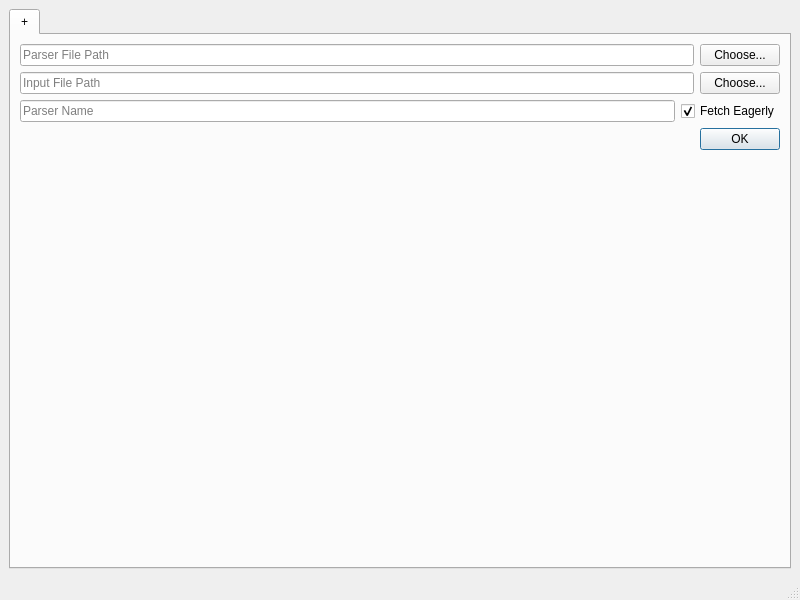
<?xml version="1.0" encoding="UTF-8"?>
<ui version="4.0">
 <class>MainWindow</class>
 <widget class="QMainWindow" name="MainWindow">
  <property name="geometry">
   <rect>
    <x>0</x>
    <y>0</y>
    <width>800</width>
    <height>600</height>
   </rect>
  </property>
  <property name="windowTitle">
   <string>MainWindow</string>
  </property>
  <widget class="QWidget" name="centralwidget">
   <layout class="QHBoxLayout" name="horizontalLayout">
    <item>
     <widget class="QTabWidget" name="tabWidget">
      <property name="enabled">
       <bool>true</bool>
      </property>
      <property name="tabPosition">
       <enum>QTabWidget::North</enum>
      </property>
      <property name="currentIndex">
       <number>0</number>
      </property>
      <widget class="QWidget" name="tab">
       <attribute name="title">
        <string notr="true">+</string>
       </attribute>
       <layout class="QVBoxLayout" name="verticalLayout">
        <item>
         <layout class="QHBoxLayout" name="parserFileLayout">
          <item>
           <widget class="QLineEdit" name="parserFileEdit">
            <property name="placeholderText">
             <string>Parser File Path</string>
            </property>
           </widget>
          </item>
          <item>
           <widget class="QPushButton" name="parserFileButton">
            <property name="text">
             <string>Choose...</string>
            </property>
           </widget>
          </item>
         </layout>
        </item>
        <item>
         <layout class="QHBoxLayout" name="inputFileLayout">
          <item>
           <widget class="QLineEdit" name="inputFileEdit">
            <property name="placeholderText">
             <string>Input File Path</string>
            </property>
           </widget>
          </item>
          <item>
           <widget class="QPushButton" name="intputFileButton">
            <property name="text">
             <string>Choose...</string>
            </property>
           </widget>
          </item>
         </layout>
        </item>
        <item>
         <layout class="QHBoxLayout" name="horizontalLayout_2">
          <item>
           <widget class="QLineEdit" name="parserNameEdit">
            <property name="placeholderText">
             <string>Parser Name</string>
            </property>
           </widget>
          </item>
          <item>
           <widget class="QCheckBox" name="fetchEager">
            <property name="text">
             <string>Fetch Eagerly</string>
            </property>
            <property name="checked">
             <bool>true</bool>
            </property>
            <property name="tristate">
             <bool>false</bool>
            </property>
           </widget>
          </item>
         </layout>
        </item>
        <item>
         <widget class="QDialogButtonBox" name="createTabBox">
          <property name="standardButtons">
           <set>QDialogButtonBox::Ok</set>
          </property>
         </widget>
        </item>
        <item>
         <spacer name="verticalSpacer">
          <property name="orientation">
           <enum>Qt::Vertical</enum>
          </property>
          <property name="sizeHint" stdset="0">
           <size>
            <width>20</width>
            <height>40</height>
           </size>
          </property>
         </spacer>
        </item>
       </layout>
      </widget>
     </widget>
    </item>
   </layout>
  </widget>
  <widget class="QMenuBar" name="menubar">
   <property name="geometry">
    <rect>
     <x>0</x>
     <y>0</y>
     <width>800</width>
     <height>22</height>
    </rect>
   </property>
  </widget>
  <widget class="QStatusBar" name="statusbar"/>
 </widget>
 <resources/>
 <connections/>
</ui>
